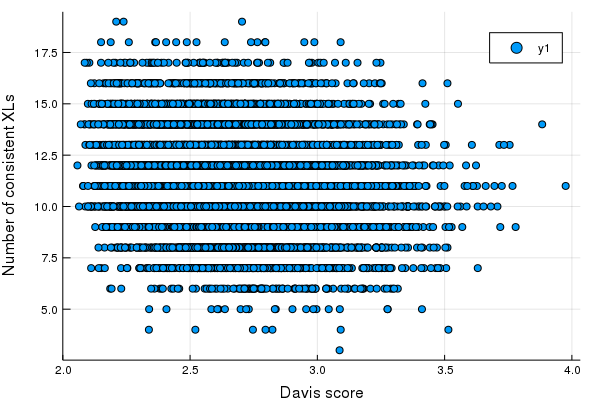

Julia code for this plot:
#
# Run with: julia davis_nxl.jl
#

push!(LOAD_PATH,"../")
ENV["GKSwstype"]="nul" # This supresses the need of a display while plotting

using TopoLink, Plots

compactlog = TopoLink.compactlog("./data/compactlog-TMscore.dat")
models = TopoLink.models( "./data/loglist.txt", compactlog=compactlog )

scatter( davis(models), nconsist(models) )
scatter!( xlabel="Davis score", ylabel="Number of consistent XLs")
savefig("davis_nxl.png")

println(" Created plot: davis_nxl.png")


